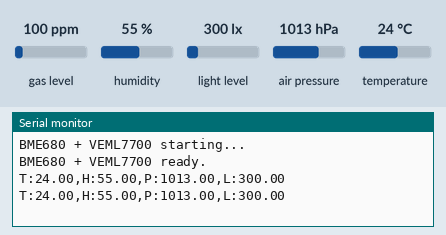
The sketch below on a simulated Arduino Mega 2560, built with avr-gcc and run on an emulated ATmega2560. Shown: the last lines printed to the serial monitor. The test bench sets the inputs (shaded band); at power-on: humidity 55 %, light level 300 lx, air pressure 1013 hPa, temperature 24 °C, gas level 100 ppm.

Above: at 2.1 s.
2.2 s: humidity set to 22 %
At 3.4 s:
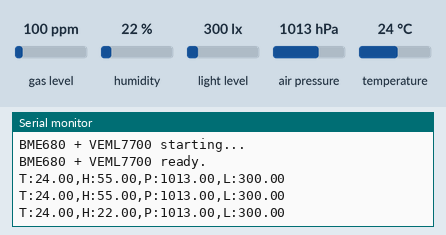
3.8 s: light level set to 40 lx
At 5.2 s:
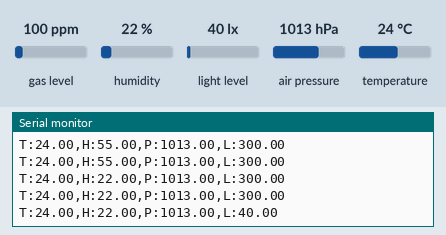
5.4 s: air pressure set to 952 hPa
At 6.5 s:
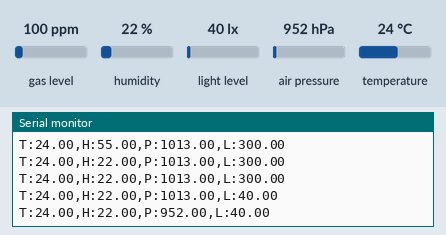
7.0 s: temperature set to 12 °C
At 8.0 s:
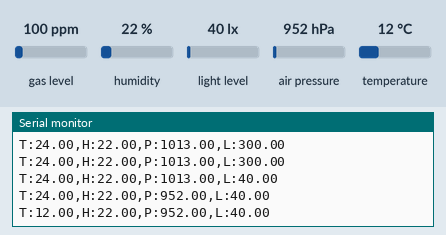

The sketch:

Weather_Shield.ino
```cpp
/*
  Component 16: Weather Shield (BME680 + VEML7700 - Stripped UI)
  Target: Arduino Mega 2560
  Wiring: I2C (SDA -> Pin 20, SCL -> Pin 21)
*/

#include <Wire.h>
#include <Adafruit_Sensor.h>
#include <Adafruit_BME680.h>
#include <Adafruit_VEML7700.h>

// ---- Sensor objects ----
Adafruit_BME680   bme;
Adafruit_VEML7700 veml;

// ---- Sensor readings ----
double t = 0, h = 0, p = 0, l = 0;

void setup() {
  Serial.begin(9600);
  Serial.println("BME680 + VEML7700 starting...");

  // Init BME680 at address 0x76
  if (!bme.begin(0x76)) {
    Serial.println("BME680 not found! Check wiring.");
    while (1);
  }

  // Configure BME680 parameters
  bme.setTemperatureOversampling(BME680_OS_8X);
  bme.setHumidityOversampling(BME680_OS_2X);
  bme.setPressureOversampling(BME680_OS_4X);
  bme.setIIRFilterSize(BME680_FILTER_SIZE_3);
  bme.setGasHeater(320, 150); // 320 degrees C for 150ms

  // Init VEML7700 at default address 0x10
  if (!veml.begin()) {
    Serial.println("VEML7700 not found! Check wiring.");
    while (1);
  }

  Serial.println("BME680 + VEML7700 ready.");
}

void loop() {
  // ---- BME680 read ----
  if (bme.performReading()) {
    t = bme.temperature;
    h = bme.humidity;
    p = bme.pressure / 100.0; // Pa to hPa
  } else {
    Serial.println("Error: BME680 fetch failed");
    delay(1000);
    return;
  }

  // ---- VEML7700 read ----
  l = veml.readLux();

  // ---- Print data ----
  Serial.print("T:");  Serial.print(t, 2);
  Serial.print(",H:"); Serial.print(h, 2);
  Serial.print(",P:"); Serial.print(p, 2);
  Serial.print(",L:"); Serial.println(l, 2);

  // Wait 1 second before reading again
  delay(1000);
}
```

Measured:
- after the input at 2.2 s, the serial monitor: prints a new line after 0.27 s (image 1)
- after the input at 3.8 s, the serial monitor: prints a new line after 0.98 s (image 2)
- after the input at 5.4 s, the serial monitor: prints a new line after 0.54 s (image 3)
- after the input at 7.0 s, the serial monitor: prints a new line after 0.09 s (image 4)
